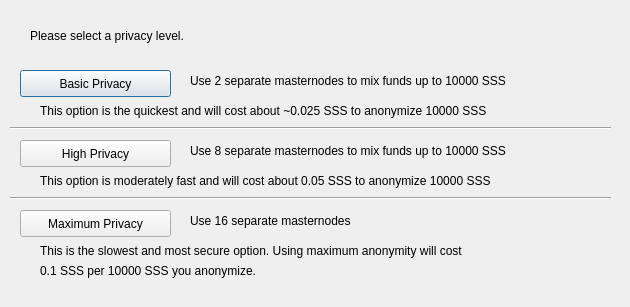
<?xml version="1.0" encoding="UTF-8"?>
<ui version="4.0">
 <class>ObfuscationConfig</class>
 <widget class="QDialog" name="ObfuscationConfig">
  <property name="geometry">
   <rect>
    <x>0</x>
    <y>0</y>
    <width>630</width>
    <height>307</height>
   </rect>
  </property>
  <property name="windowTitle">
   <string>Configure Obfuscation</string>
  </property>
  <widget class="QPushButton" name="buttonBasic">
   <property name="geometry">
    <rect>
     <x>20</x>
     <y>70</y>
     <width>151</width>
     <height>27</height>
    </rect>
   </property>
   <property name="text">
    <string>Basic Privacy</string>
   </property>
  </widget>
  <widget class="QPushButton" name="buttonHigh">
   <property name="geometry">
    <rect>
     <x>20</x>
     <y>140</y>
     <width>151</width>
     <height>27</height>
    </rect>
   </property>
   <property name="text">
    <string>High Privacy</string>
   </property>
  </widget>
  <widget class="QPushButton" name="buttonMax">
   <property name="geometry">
    <rect>
     <x>20</x>
     <y>210</y>
     <width>151</width>
     <height>27</height>
    </rect>
   </property>
   <property name="text">
    <string>Maximum Privacy</string>
   </property>
  </widget>
  <widget class="QLabel" name="label">
   <property name="geometry">
    <rect>
     <x>30</x>
     <y>20</y>
     <width>571</width>
     <height>31</height>
    </rect>
   </property>
   <property name="text">
    <string>Please select a privacy level.</string>
   </property>
  </widget>
  <widget class="QLabel" name="label_2">
   <property name="geometry">
    <rect>
     <x>190</x>
     <y>70</y>
     <width>421</width>
     <height>21</height>
    </rect>
   </property>
   <property name="text">
    <string>Use 2 separate masternodes to mix funds up to 10000 SSS</string>
   </property>
  </widget>
  <widget class="QLabel" name="label_3">
   <property name="geometry">
    <rect>
     <x>190</x>
     <y>140</y>
     <width>411</width>
     <height>21</height>
    </rect>
   </property>
   <property name="text">
    <string>Use 8 separate masternodes to mix funds up to 10000 SSS</string>
   </property>
  </widget>
  <widget class="QLabel" name="label_4">
   <property name="geometry">
    <rect>
     <x>190</x>
     <y>210</y>
     <width>421</width>
     <height>21</height>
    </rect>
   </property>
   <property name="text">
    <string>Use 16 separate masternodes</string>
   </property>
  </widget>
  <widget class="QLabel" name="label_6">
   <property name="geometry">
    <rect>
     <x>40</x>
     <y>100</y>
     <width>561</width>
     <height>21</height>
    </rect>
   </property>
   <property name="text">
    <string>This option is the quickest and will cost about ~0.025 SSS to anonymize 10000 SSS</string>
   </property>
  </widget>
  <widget class="QLabel" name="label_7">
   <property name="geometry">
    <rect>
     <x>40</x>
     <y>170</y>
     <width>561</width>
     <height>21</height>
    </rect>
   </property>
   <property name="text">
    <string>This option is moderately fast and will cost about 0.05 SSS to anonymize 10000 SSS</string>
   </property>
  </widget>
  <widget class="QLabel" name="label_8">
   <property name="geometry">
    <rect>
     <x>40</x>
     <y>240</y>
     <width>561</width>
     <height>21</height>
    </rect>
   </property>
   <property name="text">
    <string>This is the slowest and most secure option. Using maximum anonymity will cost</string>
   </property>
  </widget>
  <widget class="QLabel" name="label_9">
   <property name="geometry">
    <rect>
     <x>40</x>
     <y>260</y>
     <width>561</width>
     <height>21</height>
    </rect>
   </property>
   <property name="text">
    <string>0.1 SSS per 10000 SSS you anonymize.</string>
   </property>
  </widget>
  <widget class="Line" name="line">
   <property name="geometry">
    <rect>
     <x>10</x>
     <y>120</y>
     <width>601</width>
     <height>16</height>
    </rect>
   </property>
   <property name="orientation">
    <enum>Qt::Horizontal</enum>
   </property>
  </widget>
  <widget class="Line" name="line_2">
   <property name="geometry">
    <rect>
     <x>10</x>
     <y>190</y>
     <width>601</width>
     <height>16</height>
    </rect>
   </property>
   <property name="orientation">
    <enum>Qt::Horizontal</enum>
   </property>
  </widget>
 </widget>
 <resources/>
 <connections/>
</ui>
